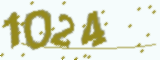
#> input picture 20/captcha3.png, 160 x 60 px
$ python test.py
#> lines starting #> are read from the running program, lines starting #| are printed output that depends on the picture; after the words box and inside, x2 and y2 are one past the last pixel; in counts of white or black regions, pixels touching at a corner belong together
try:
    from PIL import Image
except ImportError:
    import Image
import pytesseract


####################### 01

# captcha = Image.open("captcha1.png")
# result = pytesseract.image_to_string(captcha)
# print(result)


####################### 02
def convert_img(img, threshold):
    img = img.convert("L")  # 处理灰度
    pixels = img.load()
    for x in range(img.width):
        for y in range(img.height):
            if pixels[x, y] > threshold:
                pixels[x, y] = 255
            else:
                pixels[x, y] = 0

    data = img.getdata()
    w, h = img.size
    count = 0
    for x in range(1, h - 1):
        for y in range(1, h - 1):
            # 找出各个像素方向
            mid_pixel = data[w * y + x]
            if mid_pixel == 0:
                top_pixel = data[w * (y - 1) + x]
                left_pixel = data[w * y + (x - 1)]
                down_pixel = data[w * (y + 1) + x]
                right_pixel = data[w * y + (x + 1)]

                if top_pixel == 0:
                    count += 1
                if left_pixel == 0:
                    count += 1
                if down_pixel == 0:
                    count += 1
                if right_pixel == 0:
                    count += 1
                if count > 4:
                    img.putpixel((x, y), 0)

    return img


captcha = Image.open("captcha3.png")
#> captcha is the input picture: PIL image 160x60 RGBA; mean R, G, B, A 224, 227.6, 207.2, 255
result = captcha.convert('L')
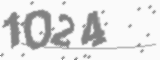
#> result: PIL image 160x60 L; min 128, max 250, mean 224.2
result1 = convert_img(result, 150)
#> after the loop in convert_img, `for x in range(1, h - 1):`:
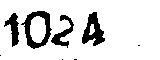
#> img: PIL image 160x60 L; 85.6% white; 8 black regions (4 under 20 px), largest, box (x1, y1, x2, y2) and area: (21, 11, 52, 49) 468, (82, 12, 105, 46) 406, (51, 15, 74, 48) 257, (4, 13, 19, 47) 242
#> after the loop in convert_img, `for x in range(1, h - 1):`: count = 2734
# result = captcha.convert()
result1.show()

# 识别一下
#> (the run stopped early here; a loop or call above may not have finished)

$ run again, with 20/captcha1.png copied over 20/captcha3.png
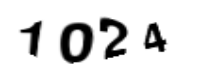
#> input picture 20/captcha1.png, 200 x 80 px
#> captcha is the input picture: PIL image 200x80 L; min 0, max 255, mean 224.2
#> after the loop in convert_img, `for x in range(1, h - 1):`:
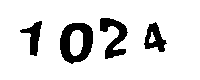
#> img: PIL image 200x80 L; 87.2% white; 4 black regions, box (x1, y1, x2, y2) and area: (60, 23, 93, 64) 809, (100, 18, 128, 59) 549, (144, 22, 167, 52) 358, (20, 21, 42, 56) 329
#> after the loop in convert_img, `for x in range(1, h - 1):`: count = 2846

$ run again, with 20/captcha2.png copied over 20/captcha3.png
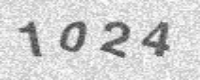
#> input picture 20/captcha2.png, 200 x 80 px
#> captcha is the input picture: PIL image 200x80 RGBA; mean R, G, B, A 209.6, 209.6, 209.6, 255
#> after the loop in convert_img, `for x in range(1, h - 1):`:
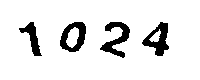
#> img: PIL image 200x80 L; 90.1% white; 4 black regions, box (x1, y1, x2, y2) and area: (100, 22, 130, 58) 444, (142, 22, 169, 56) 434, (60, 22, 86, 52) 416, (19, 22, 42, 56) 291
#> after the loop in convert_img, `for x in range(1, h - 1):`: count = 1999
